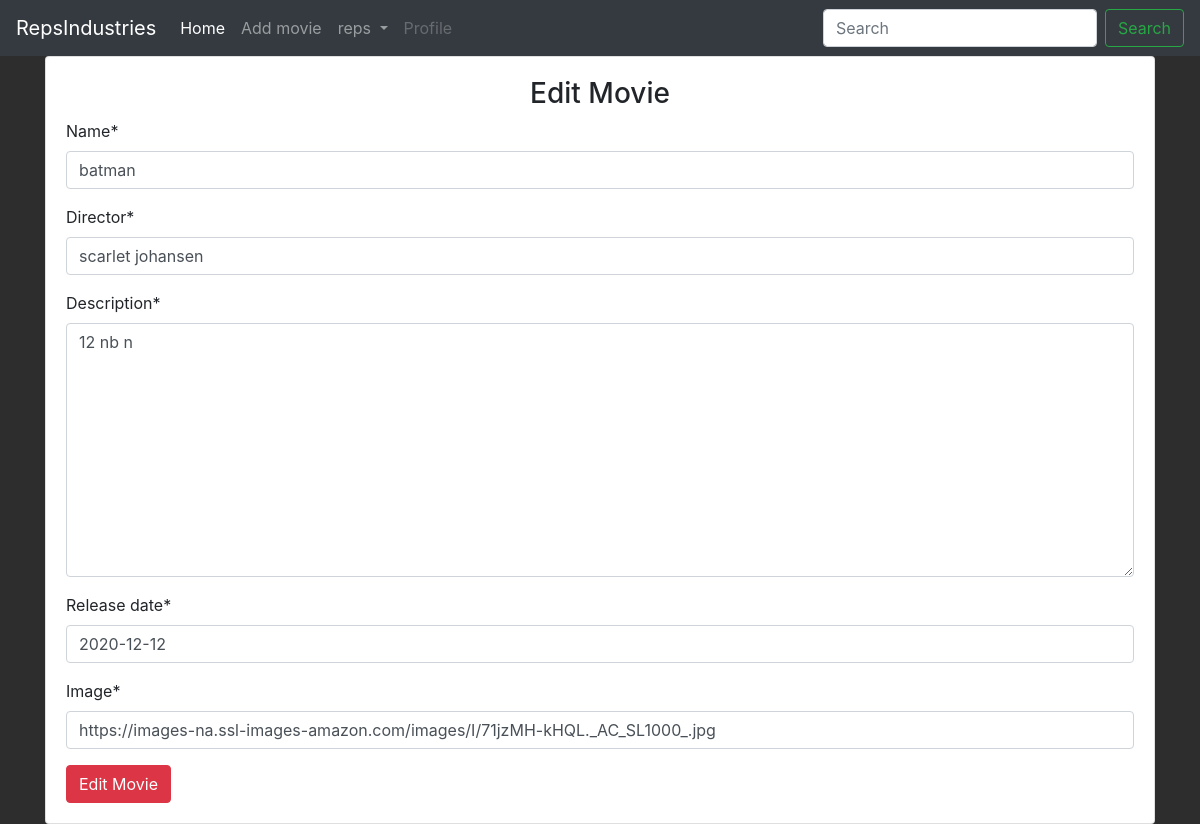
Screenshot of /editmovies/2/ (signed in) with the database file from the repository.
### main/models.py (models this page shows, shortened)
class Movie(models.Model):
    name = models.CharField(max_length=100)
    director = models.CharField(max_length=100)
    description = models.TextField(max_length=5000)
    release_date = models.DateField()
    rating = models.FloatField(default=0)
    image = models.URLField(default=None, null=True)
    netflix = models.IntegerField(default=0)
    hulu = models.IntegerField(default=0)
    amazon = models.IntegerField(default=0)
    youtube = models.IntegerField(default=0)

### main/views.py (the view)
# urls.py: path('editmovies/<int:id>/', views.edit_movies, name="edit_movies"),
def edit_movies(request, id):
    if request.user.is_authenticated:
        if request.user.is_superuser:
            movie = Movie.objects.get(id=id)
            if request.method == "POST":
                form = MovieForm(request.POST or None,instance=movie)
                if form.is_valid():
                    data = form.save(commit = False)
                    data.save()
                    return redirect("main:detail", id)
            else:
                form = MovieForm(instance=movie)
            return render(request, 'main/addmovies.html', {"form": form, "controller": "Edit Movie"})
        else:
            return redirect("main:home")
    else:
        return redirect("accounts:login")

### main/forms.py
class MovieForm(forms.ModelForm):
    class Meta:
        model = Movie
        fields = ('name', 'director', 'description', 'release_date', 'image')

### main/templates/main/addmovies.html (shortened to what this page needs)
{% extends 'main/base.html' %}
{% load crispy_forms_tags %}
{% block content %}
<div class="container">
    <div class="card">
        <dic class="card-body">
            <h3 class="text-center">{{ controller }}</h3>
            <form action="" method="POST">
                {{ form | crispy }}
                <input type="submit" value="{{ controller }}" class="btn btn-danger">
            </form>
        </dic>
    </div>
</div>
{% endblock %}

### main/templates/main/base.html (shortened to what this page needs)
<!doctype html>
<html lang="en">
  <head>
    <link rel="stylesheet" href="https://maxcdn.bootstrapcdn.com/bootstrap/4.0.0/css/bootstrap.min.css">
    {% load static %}
    <link rel="stylesheet" href="{% static 'css/main.css' %}">
  </head>
  <body>
    <nav class="navbar navbar-expand-lg navbar-dark bg-dark text-white">
      <a class="navbar-brand" href="{% url 'main:home' %}">RepsIndustries</a>
      <div class="collapse navbar-collapse" id="navbarSupportedContent">
        <ul class="navbar-nav mr-auto">
          <li class="nav-item active">
            <a class="nav-link" href="{% url 'main:home' %}">Home <span class="sr-only">(current)</span></a>
          </li>
          <li class="nav-item">
            <a class="nav-link" href="{% url 'main:add_movies' %}">Add movie</a>
          </li>
          {% if user.is_authenticated %}
          <li class="nav-item dropdown">
            <a class="nav-link dropdown-toggle" href="#" id="navbarDropdown" role="button" data-toggle="dropdown" aria-haspopup="true" aria-expanded="false">
              {{ user.username }}
            </a>
          </li>
          {% endif %}
          <li class="nav-item">
            <a class="nav-link disabled" href="#">Profile</a>
          </li>
        </ul>
        <form class="form-inline my-2 my-lg-0" method="GET" action="{% url 'main:home' %}">
          <input class="form-control mr-sm-2" type="search" placeholder="Search" aria-label="Search" name="title">
          <button class="btn btn-outline-success my-2 my-sm-0" type="submit">Search</button>
        </form>
      </div>
    </nav>
    {% block content %}
    {% endblock %}
  </body>
</html>

### main/static/css/main.css (style rules this page uses)
body { background-color: #2d2d2d; }

### rows the page displays
Movie: name "batman", director "scarlet johansen", description "12 nb n", release_date "2020-12-12", image "https://images-na.ssl-images-amazon.com/images/I/71jzMH-kHQL._AC_SL1000_.jpg"

### other values shown
{{ user.username }} "reps"
{{ controller }} "Edit Movie"
